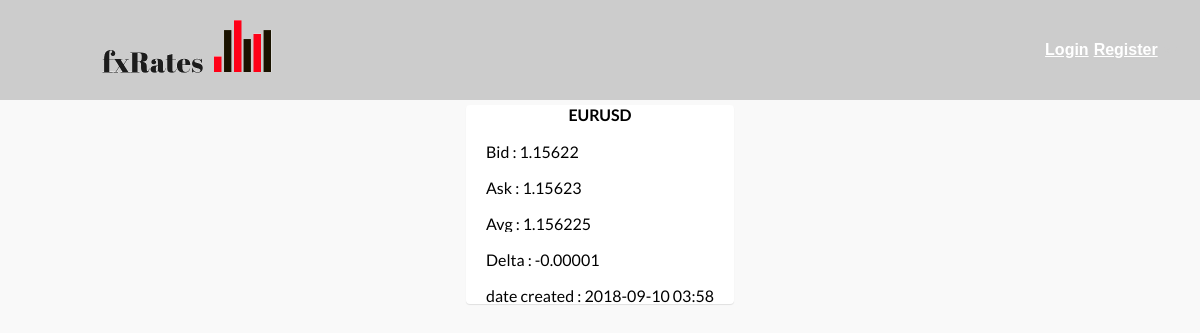
/EURUSD (signed in), run on the app's committed database.
### tables this page shows
CREATE TABLE Rates (
  id integer primary key,
  symbol varchar(32),
  bid float,
  ask float,
  average float,
  delta varchar(32),
  date_created varchar(16)
);

### index.py (the view)
@app.route('/<symbol>')
@authentication_required
def get_symbol(symbol):
    symbol_preferences = ['EURCAD', 'EURUSD', 'EURAUD', 'EURCHF', 'AUDCAD', 'UADUSD', 'AUDCHF', 'USDCHF', 'USDCAD', 'CADCHF']
    if symbol in symbol_preferences:
        rates = db().get_rates_like(symbol)
        return render_template('my_rate_by_symbol.html', rates=rates)
    return render_template('404.html', error=ERR_404), 404

### database.py (called while the page is built)
    def get_connection(self):
        if self.connection is None:
            def dict_factory(cursor, row):
                d = {}
                for idx, col in enumerate(cursor.description):
                    d[col[0]] = row[idx]
                return d
            my_path = os.path.abspath(os.path.dirname(__file__))
            path = os.path.join(my_path, 'db/db.db')
            self.connection = sqlite3.connect(path)
            self.connection.row_factory = dict_factory
        return self.connection

    def disconnect(self):
        if self.connection is not None:
            self.connection.close()

    def get_rates_like(self, symbol):
        cursor = self.get_connection().cursor()
        cursor.execute("SELECT * FROM Rates WHERE symbol LIKE ?", [symbol])
        rates = cursor.fetchall()
        if not rates:
            return None
        else:
            return rates

### index.py (called while the page is built)
def db():
    db = getattr(g, '_database', None)
    if db is None:
        g._database = Database()
    return g._database

@app.teardown_appcontext
def close_connection(exception):
    db = getattr(g, '_database', None)
    if db is not None:
        db.disconnect()

def authentication_required(f):
    @wraps(f)
    def decorated(*args, **kwargs):
        if not is_authenticated(session):
            return send_unauthorized()
        return f(*args, **kwargs)
    return decorated

def is_authenticated(session):
    resp = 'id' in session
    return resp

### templates/my_rate_by_symbol.html (shortened to what this page needs)
{% extends "layout_main.html" %}  {% block content %}  {% if not rates %}
<p>empty db.</p>
{% else %}
<div class="card-slider-container">
    {% for rate in rates %}
    <div class="empty-card-spacer">
        <div class="card-container-spacer">
            <div class="card-container-wrapper">
                <div class="card-container">
                    <h4 class="card-title" id="rate_name_{{ loop.index }}">{{ rate.symbol }} </h4>
                    <span class="card-info" id="rate_bid_{{ loop.index }}">Bid : {{ rate['bid'] }} </span>
                    <span class="card-info" id="rate_age_{{ loop.index }}">Ask : {{ rate['ask'] }}</span>
                    <span class="card-info" id="rate_average_{{ loop.index }}">Avg : {{ rate['average'] }}</span>
                    <span class="card-info" id="rate_delta_{{ loop.index }}">Delta : {{ rate['delta'] }}</span>
                    <span class="card-info" id="rate_date_{{ loop.index }}">date created : {{ rate['date_created'] }}</span>
                </div>
            </div>
        </div>
    </div>
    {% endfor %}
</div>
{% endif %} {% endblock %}

### static/css/my_style.css (style rules this page uses)
html, body, div, span, applet, object, iframe, h1, h2, h3, h4, h5, h6, p, blockquote, pre, a, abbr, acronym, address, big, cite, code, del, dfn, em, img, ins, kbd, q, s, samp,.logo-wrapper small, strike, strong, sub, sup, tt, var, b, u, i, center, dl, dt, dd, ol, ul, li, fieldset, form, label, legend, table, caption, tbody, tfoot, thead, tr, th, td, article, aside, canvas, details, embed, figure, figcaption, footer, header, hgroup, menu, nav, output, ruby, section, summary, time, mark, audio, video { margin: 0; padding: 0; border: 0; font-size: 100%; vertical-align: baseline; }
body { background: #f9f9f9f9; color: #000000; font-family: "Lato", sans-serif; }
.empty-card-spacer { padding: 5px; }
.card-slider-container { display: flex; justify-content: space-around; flex-wrap: wrap; overflow-x: auto; overflow-y: hidden; padding-bottom: 20px; margin-left: 200px; margin-right: 200px; margin-bottom: -20px; white-space: nowrap; }
.card-container { border-radius: 4px; background-color: #ffffff; box-shadow: 0 1px 1px 0 rgba(0, 0, 0, 0.1); text-decoration: none; transition: all ease-in 100ms; color: #CCCCCC; font-weight: bold; display: block; flex: 1; height: 100%; position: relative; width: 100%; cursor: pointer; }
.card-container-spacer { box-sizing: border-box; display: flex; flex-basis: 0; flex-grow: 1; flex-direction: row; min-width: 100%; padding-left: 10px; padding-right: 10px; vertical-align: top; white-space: normal; }
.card-container-wrapper { box-sizing: border-box; height: 100%; padding-bottom: 5px; }
.card-title { font-weight: bold; color: black; text-align: center; }
.card-info { font-size: 16px; font-weight: normal; line-height: 16px; color: #000000; display: block; margin: 20px; overflow: hidden; text-overflow: ellipsis; white-space: nowrap; }

### data on the page
Rates: symbol "EURUSD", bid "1.15622", ask "1.15623", average "1.156225", delta "-0.00001", date_created "2018-09-10 03:58"
